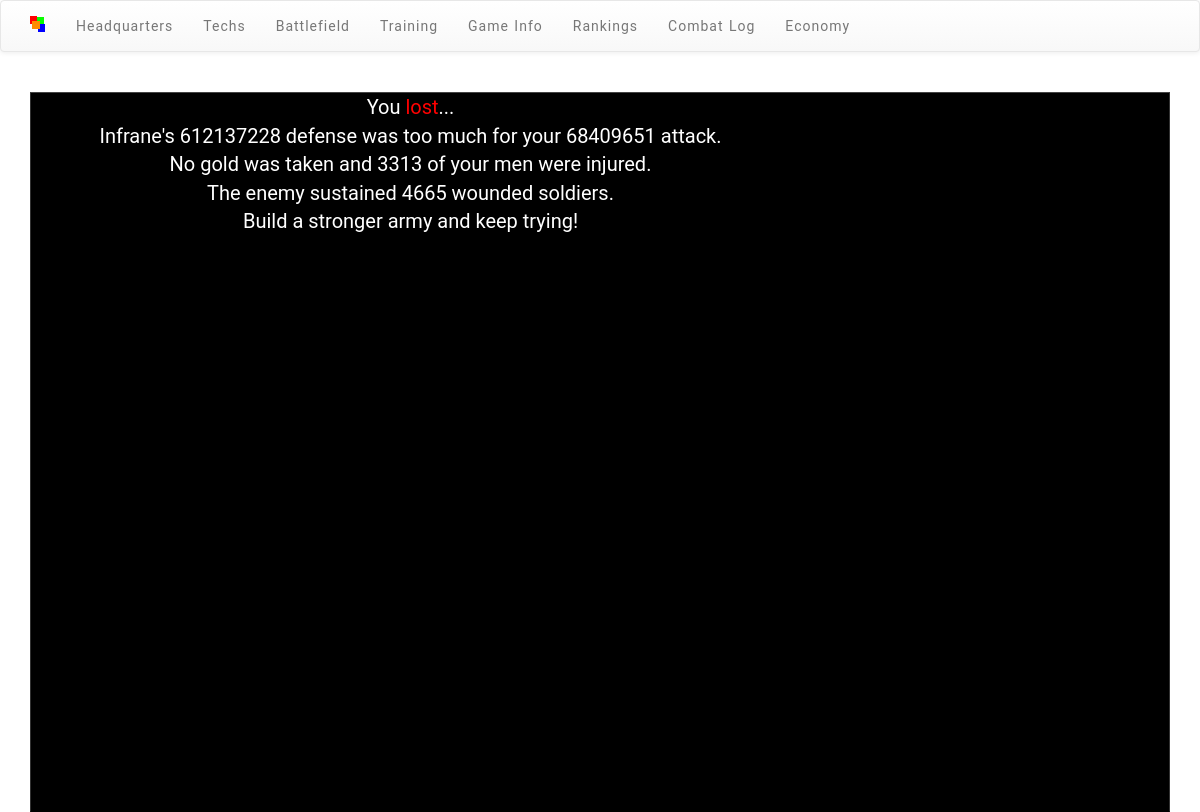
Page /battle.php?id=7 (signed in) on the committed database.
### tables this page shows
CREATE TABLE `usuarios` (
  `id` int(11) NOT NULL AUTO_INCREMENT,
  `usuario` varchar(20) NOT NULL,
  `mail` varchar(40) NOT NULL,
  `password` varchar(40) NOT NULL,
  `auth` tinyint(4) NOT NULL DEFAULT '1',
  `fecha_alta` date NOT NULL,
  `fort` smallint(6) NOT NULL DEFAULT '0',
  `siege` smallint(6) NOT NULL DEFAULT '0',
  `unitprod` smallint(6) NOT NULL DEFAULT '0',
  `units` int(11) NOT NULL DEFAULT '0',
  `gold` bigint(30) NOT NULL DEFAULT '0',
  `race` tinyint(4) NOT NULL DEFAULT '0',
  `berserkers` int(11) NOT NULL DEFAULT '0',
  `paladins` int(11) NOT NULL DEFAULT '0',
  `merchants` int(11) NOT NULL DEFAULT '0',
  `racechanges` tinyint(4) NOT NULL DEFAULT '0',
  `injured` int(11) NOT NULL DEFAULT '0',
  PRIMARY KEY (`id`)
);

CREATE TABLE `units` (
  `id_usuario` int(11) NOT NULL,
  `untrained` int(11) NOT NULL DEFAULT '0',
  `injured` int(11) NOT NULL DEFAULT '0',
  `berserkers` int(11) NOT NULL DEFAULT '0',
  `paladins` int(11) NOT NULL DEFAULT '0',
  `merchants` int(11) NOT NULL DEFAULT '0',
  PRIMARY KEY (`id_usuario`)
);

### includes/funciones.php (called while the page is built, shortened)
<?php
function calcularAttack($usuario){
	$units = getUnits($usuario);
	$berserkers = $units->berserkers;
	$paladins = $units->paladins;
	$untrained = $units->untrained;
	$force = ($untrained*untrained_atk)+($berserkers*berserkers_atk)+($paladins*paladins_atk);
	$siege = $usuario->siege;
	$attack = $force*currentAtkBonus($siege);
	return round($attack,0);
}
function calcularDefense($usuario){
	$units = getUnits($usuario);
	$berserkers = $units->berserkers;
	$paladins = $units->paladins;
	$untrained = $units->untrained;
	$force = ($untrained*untrained_def)+($berserkers*berserkers_def)+($paladins*paladins_def);
	$fort = $usuario->fort;
	$defense = $force*currentDefBonus($fort);
	return round($defense,0);
}
function calcularInjureds($attacker, $defender){
	$attack = calcularAttack($attacker);
	$defense = calcularDefense($defender);
	if ($attack>$defense){
		$ratio = round($defense*100/$attack);
		$ar = $ratio/100;
		$dr = (100-$ratio)/100;
	}
	else {
		$ratio = round($attack*100/$defense);
		$ar = (100-$ratio)/100;
		$dr = $ratio/100;
	}
	$a_units = getUnits($attacker);
	$a_units = $a_units->untrained + $a_units->berserkers + $a_units->paladins + $a_units->merchants;
	$d_units = getUnits($defender);
	$d_units = $d_units->untrained + $d_units->berserkers + $d_units->paladins + $d_units->merchants;
	$injureds = array('attacker' => round(mt_rand($a_units/500, $a_units/100)*$ar), 'defender' => round(mt_rand($d_units/500, $d_units/100)*$dr));
	return $injureds;
}
function currentAtkBonus($final){
	if ($final!=0){
		return round(currentAtkBonus($final-1)*(1+atk_percent),2);
	}
	else return 1;
}
function currentDefBonus($final){
	if ($final!=0){
		return round(currentDefBonus($final-1)*(1+def_percent),2);
	}
	else return 1;
}
function getUnits($usuario){
	$sql = "select * from units where id_usuario = $usuario->id";
	if (!$sql){
		echo "Error en la consulta SQL para getUnits";
	}
	else {
		$result = mysql_query($sql);
		if(mysql_num_rows($result)<=0){
			echo "El usuario no existe o no tiene unidades";
		}
		else return mysql_fetch_object($result);
	}
}
?>

### includes/body_battle.php (the view, shortened to what this page needs)
<?php
function calcularBatalla($attacker, $defender){
	$attack = calcularAttack($attacker);
	$defense = calcularDefense($defender);
	$gold_stolen = $defender->gold;
	$injureds = calcularInjureds($attacker, $defender);
	$attacker_casualties = $injureds['attacker'];
	$defender_casualties =  $injureds['defender'];
	if ($attack>$defense){
		echo
		"<div class='battle'>
		You <span class='won'>won</span> the battle!<br />
		Your attack of $attack triumphed over $defender->usuario's $defense defense!<br />
		You won $gold_stolen ".constant('string_moneda')."!<br />
		$attacker_casualties of your men were injured.<br />
		$defender_casualties enemy soldiers were injured.<br />
		</div>
		";
		makeLog($attacker, $defender, $gold_stolen, $attack, $defense, $attacker_casualties, $defender_casualties);
		updateUnits($attacker, $attacker_casualties);
		updateUnits($defender, $defender_casualties);
		return $gold_stolen;
	}
	else if ($defense>$attack){
		echo
		"<div class='battle'>
		You <span class='lost'>lost</span>...<br />
		$defender->usuario's $defense defense was too much for your $attack attack.<br />
		No gold was taken and $attacker_casualties of your men were injured.<br />
		The enemy sustained $defender_casualties wounded soldiers.<br />
		Build a stronger army and keep trying!<br />
		</div>
		";
		return 0;
	}
}
if (isset($_GET['id'])){
	$sql = mysql_query("SELECT * FROM usuarios WHERE id='".$_GET['id']."'");
	if (mysql_num_rows($sql)>0){
		$defender = mysql_fetch_object($sql);
		$sql = mysql_query("SELECT * FROM usuarios WHERE id='".$_SESSION['userid']."'");
		if (mysql_num_rows($sql)>0){
			$attacker = mysql_fetch_object($sql);
			if ($defender->id != $attacker->id){
				$gold_stolen = calcularBatalla($attacker, $defender);
			}
			else {
				echo "You can't attack yourself!";
			}
		}
		else {
			if (isset($_SESSION['userid'])) header( 'Location: battlefield.php' ) ;
				else header('Location: index.php');
		}
	}
	else header( 'Location: battlefield.php' ) ;
}
else header('Location: battlefield.php');
?>

### css/goldies.css (style rules this page uses)
html, body { background: white; color: white; }
div.battle { font-family: "Roboto", sans-serif; font-size: 20px; color: white; text-align: center; }
span.lost { color: red; }

### rows in the picture
usuarios: usuario "Infrane"
units: defense "612137228"
units: attack "68409651"

### other values in the picture
$attacker_casualties "3313"
$defender_casualties "4665"
